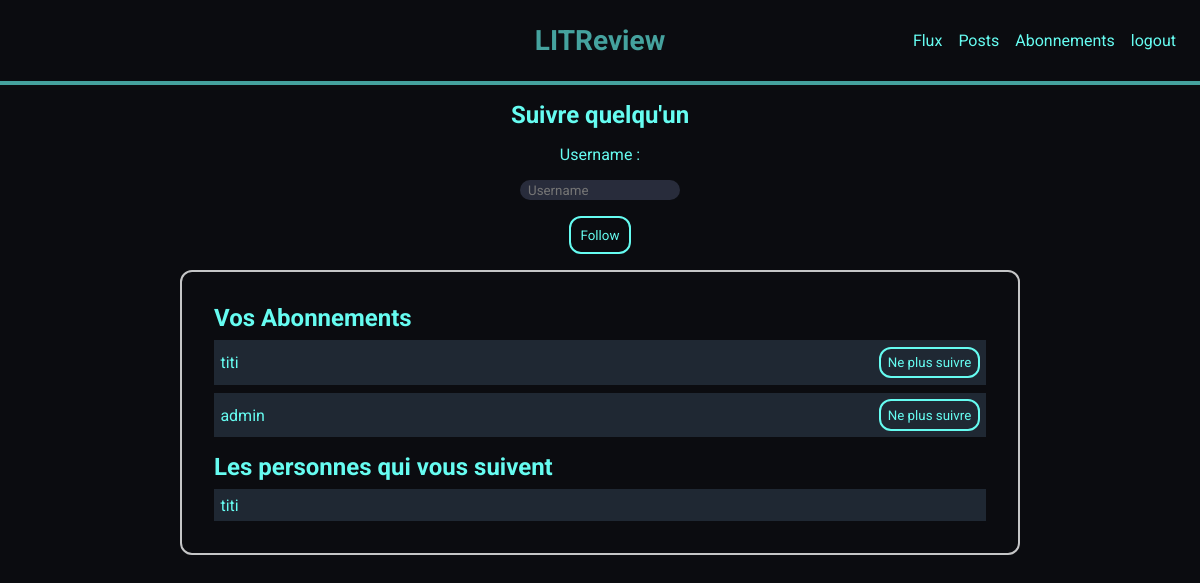
Screenshot of /abonnement (signed in) with the database file from the repository.
### users/models.py (models this page shows)
class UserFollows(models.Model):
    user = models.ForeignKey(
        settings.AUTH_USER_MODEL,
        on_delete=models.CASCADE,
        related_name='following'
    )
    followed_user = models.ForeignKey(
        settings.AUTH_USER_MODEL,
        on_delete=models.CASCADE,
        related_name='followed_by'
    )
    class Meta:
        unique_together = ('user', 'followed_user',)

### users/views.py (the view)
# urls.py: path('abonnement', users.views.abonnement_page, name='abonnement'),
def abonnement_page(request):
    message = ''
    followers = UserFollows.objects.filter(followed_user=request.user)
    followed_users = UserFollows.objects.filter(user=request.user)
    if request.method == 'POST':
        form = forms.UserFollowsForm(request.POST)
        if form.is_valid():
            username_to_follow = form.cleaned_data['username']
            user_to_follow = User.objects.get(username=username_to_follow)
            if not UserFollows.objects.filter(user=request.user, followed_user=user_to_follow).exists():
                UserFollows.objects.create(
                    user=request.user,
                    followed_user=user_to_follow
                )
                message = 'Abonnement effectué'
            else:
                message = 'Vous suivez déjà cet utilisateur.'
            return render(request, 'users/abonnement.html', {'form': form, 'message': message, 'followers':followers, 'followed_users':followed_users})
    else:
        form = forms.UserFollowsForm()
    return render(request, 'users/abonnement.html', {'form': form, 'message': message, 'followers':followers, 'followed_users':followed_users})

### users/forms.py (shortened to what this page needs)
class UserFollowsForm(forms.Form):
    username = forms.CharField(max_length=63, label='Nom d\'utilisateur', widget=forms.TextInput(attrs={'placeholder': 'Username', 'class': 'form-control'}))

### users/templates/users/abonnement.html (shortened to what this page needs)
{% extends 'blog/base.html' %}
{%load static%}
{% block extra_styles %}
    <link rel="stylesheet" href="{% static 'blog/abonnement.css' %}" />
{% endblock %}
{% block content %}
    <div class="container_abonnement">
        <h2>Suivre quelqu'un</h2>
        <form method="post" class="form_abonnement" >
            <p>Username :</p>
            {{form.username}}
            <button class="btn_log" type="submit">Follow</button>
          </form>
          <div class="container_follows">
            <div class="container_follow">
                <h2>Vos Abonnements</h2>
                {% if followed_users %}
                    {% for followed in followed_users %}
                    <div class="container_user_follow followed">
                        <p>{{ followed.followed_user }}</p>
                        <form method="post" action="/unfollow">
                            <button class="option_abo" type="submit">Ne plus suivre</button>
                        </form>
                    </div>
                    {% endfor %}
                {% else %}
                    <p>Vous ne suivez personne</p>
                {% endif %}
              </div>
              <div class="container_follow">
                <h2>Les personnes qui vous suivent</h2>
                {% if followed_users %}
                    {% for follower in followers %}
                    <div class="container_user_follow follower">
                        <p>{{ follower.user }}</p>
                    </div>
                    {% endfor %}
                {% else %}
                    <p>Vous n'êtes pas suvis</p>
                {% endif %}
              </div>
          </div>
    </div>
{% endblock content %}

### blog/static/blog/styles.css (style rules this page uses)
*, *::before,*::after { box-sizing: border-box; }
* { margin: 0; padding: 0; border: 0 solid transparent; font-family: 'Roboto', sans-serif; }
body { background-color: #0B0C10 }
.btn_log { margin: auto; border: #66FCF1 solid 2px; padding: .6rem; border-radius: 12px; background-color: #0B0C10; color: #66FCF1; cursor: pointer; }
.form-control { background-color: #282c3b; height: 20px; padding-left: .5rem; color: #66FCF1; border-radius: 12px; }

### blog/static/blog/abonnement.css (style rules this page uses)
.container_abonnement { color: #66FCF1; display: flex; flex-direction: column; align-items: center; padding-top: 1rem; }
.form_abonnement { display: flex; flex-direction: column; align-items: center; gap: 1rem; padding: 1rem; }
.container_follows { display: flex; flex-direction: column; gap: 1rem; border: #C5C6C7 solid 2px; min-width: 70%; max-width: 950px; padding: 2rem; border-radius: 12px; }
.container_follow { display: flex; flex-direction: column; gap: .5rem; }
.container_user_follow { background-color: #1F2833; padding: .4rem; display: flex; flex-direction: row; justify-content: space-between; align-items: center; }
.option_abo { color: #66FCF1; border: 2px solid #66FCF1; padding: .4rem; border-radius: 12px; cursor: pointer; background-color: #1F2833; }

### rows the page displays
UserFollows: followed_user "titi"
UserFollows: followed_user "admin"
UserFollows: user "titi"
